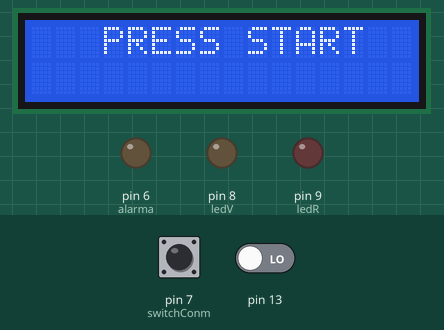
A sketch run on a simulated Arduino Uno, built with avr-gcc and run on an emulated ATmega328P. On the bench: 16×2 character LCD, output pins drawn as LEDs (lit = HIGH). Inputs (shaded band) come from the test bench; at power-on: pin 7 (switchConm) LOW, pin 13 LOW. Random numbers use the default seed unless the sketch sets one.

Above: at 1.2 s.
1.3 s: pin 7 (switchConm) pulled HIGH for 0.85 s
At 2.2 s:
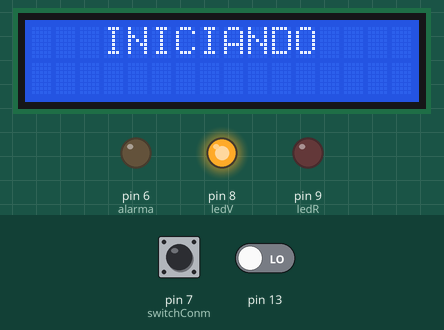
3.9 s: pin 7 (switchConm) pulled HIGH for 3.2 s
At 6.6 s:
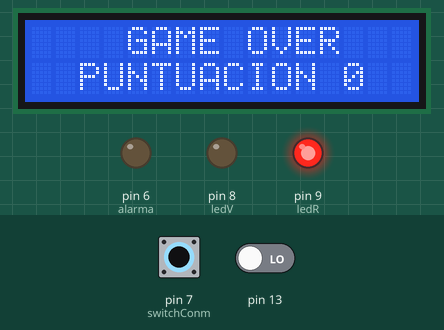
8.6 s: pin 7 (switchConm) pulled HIGH for 0.85 s
At 9.6 s:
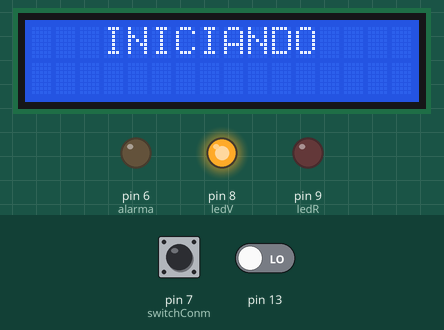
11.3 s: pin 7 (switchConm) driven HIGH and pin 13 driven HIGH
At 13.02 s:
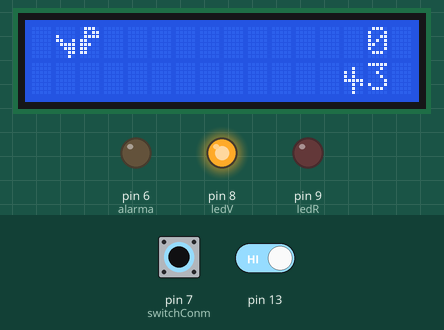
14.8 s: pin 13 driven LOW
At 14.94 s:
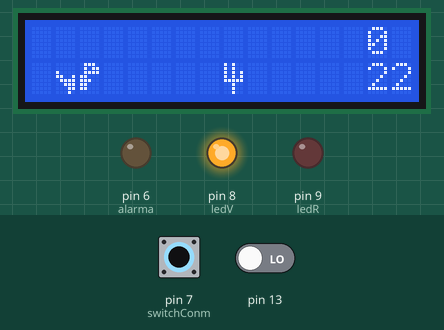
16.9 s: pin 7 (switchConm) driven LOW
At 18.8 s:
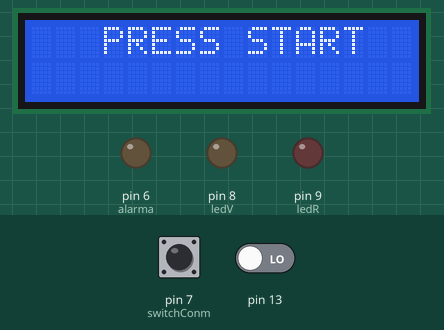
Timing chart, 0 to 20.3 s (numbered marks = the images above; inputs shaded):
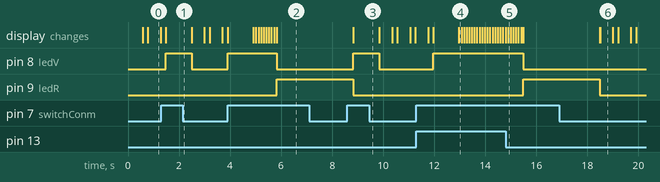

Measured:
- after the input at 1.3 s, pin 8 (ledV): LOW → HIGH after 0.18 s, → LOW 1.0 s later
- after the input at 3.9 s, pin 8 (ledV): LOW → HIGH at once, → LOW 1.9 s later; pin 9 (ledR): LOW → HIGH after 1.9 s
- after the input at 8.6 s, pin 8 (ledV): LOW → HIGH after 0.23 s, → LOW 1.0 s later
- after the input at 11.3 s, pin 8 (ledV): LOW → HIGH after 0.66 s
- after the input at 14.8 s, pin 8 (ledV): HIGH → LOW after 0.69 s; pin 9 (ledR): LOW → HIGH after 0.69 s
- what the display in image 0 shows lasts 0.5 s, from 0.8 s to 1.3 s

The sketch:

C_digo_Fuente.ino
```cpp
// C++ code

#include <LiquidCrystal.h>

LiquidCrystal lcd(12, 11, 5, 4, 3, 2);

// Frame del Dinosaurio
byte DINO_PARADO_PARTE_1[8] = {B00000, B00000, B10000, B11001, B01111, B00111, B00011, B00010};
byte DINO_PARADO_PARTE_2[8] = {B01110, B01011, B01111, B11000, B11100, B11000, B11000, B01000};
byte DINO_PIE_DERE_PART_1[8] = {B00000, B00000, B10000, B11001, B01111, B00111, B00011, B00010};
byte DINO_PIE_DERE_PART_2[8] = {B01110, B01011, B01111, B11000, B11100, B11000, B11000, B00000};
byte DINO_PIE_IZQU_PART_1[8] = {B00000, B00000, B10000, B11001, B01111, B00111, B00011, B00000};
byte DINO_PIE_IZQU_PART_2[8] = {B01110, B01011, B01111, B11000, B11100, B11000, B11000, B01000};

// Frame de los cactus
byte DOS_RAMAS_PART_1[8] = {B10100, B10100, B10101, B10101, B11111, B00100, B00100, B00100};
byte DOS_RAMAS_PART_2[8] = {B00100, B00101, B00101, B10101, B11111, B00100, B00100, B00100};
byte DOS_RAMAS_PART_3[8] = {B00000, B00100, B10100, B10100, B11111, B00101, B00100, B00100};

// Frame de la ave
byte AVE_ALAS_PART1[8] = {B00001, B00001, B00100, B01110, B11111, B00001, B00001, B00000};
byte AVE_ALAS_PART2[8] = {B00000, B10000, B11000, B11100, B11111, B11100, B11110, B11000};
byte AVE_ALAS2_PART1[8] = {B00100, B01110, B11111, B00011, B00001, B00001, B00001, B00001};
byte AVE_ALAS2_PART2[8] = {B00000, B11000, B11111, B11100, B11110, B11000, B10000, B00000};

// Deninición de variables
int columna_dino1 = 1;
int columna_dino2 = 2;
int fila_dino = 1;
unsigned long reloj = 0; // para usar la funcion millis en vez de delay
int periodo = 100;       // es el periodo en milisegundo
int flag = 1;
int fila_rama = 0;
int columna_rama = 13;
int periodo2 = 100;
unsigned long reloj2 = 0;
int a = 0;
int b = 1;
int c = 2;
int d = 0;
unsigned long reloj3 = 0;
int periodo3 = 100;
int puntos = 0;
int punto2 = 0;
int numerorandom = 0;
int columnaave = 13;
int senalactual = 0;
int senalantigua = 0;
int e = 13;
int aceleracion = 1;
int switchConm = 7;
int switchValue = 0;
int ledV = 8;
int ledR = 9;
int alarma = 6;
bool nuevoJuego = false;

void setup()
{
    lcd.begin(16, 2);
    lcd.createChar(0, DINO_PARADO_PARTE_1);
    lcd.createChar(1, DINO_PARADO_PARTE_2);
    lcd.createChar(2, DINO_PIE_DERE_PART_1);
    lcd.createChar(3, DINO_PIE_DERE_PART_2);
    lcd.createChar(4, DINO_PIE_IZQU_PART_1);
    lcd.createChar(5, DINO_PIE_IZQU_PART_2);

    pinMode(switchConm, INPUT);
    pinMode(ledV, OUTPUT);
    pinMode(ledR, OUTPUT);
    pinMode(alarma, OUTPUT);

    numerorandom = random(0, 4); // Se inicializa el random con el tipo de obstáculo
}
void loop()
{

    // Lee el Switch
    switchValue = digitalRead(switchConm);

    // Se enciende el juego
    if (switchValue == 1)
    {

        digitalWrite(ledV, HIGH);
        digitalWrite(ledR, LOW);

        if (nuevoJuego == false)
        {

            lcd.clear();
            lcd.setCursor(3, 0);
            lcd.print("INICIANDO");
            delay(1000);
            lcd.clear();

            nuevoJuego = true;
        }

        // Retardo para los pies del dinosaurio
        if (millis() > reloj + periodo)
        {
            reloj = millis();
            if (flag == 1)
            {
                flag = 2;
            }
            else if (flag == 2)
            {
                flag = 1;
            }
        }

        // Retardo para la velocidad de los obstáculos
        if (millis() > reloj2 + periodo2)
        {
            reloj2 = millis();

            columna_rama = columna_rama - 1;
            if (columna_rama < 0)
            {
                columna_rama = 13;
                periodo2 = periodo2 - aceleracion; // aceleracion
                numerorandom = random(0, 4);       // se obtiene un nuevo random; ya que, es cada vez que regresa a la columna 13
            }

            e = columna_rama + 1;
            lcd.setCursor(e, 1); // limpio abajo
            lcd.print(" ");

            e = columna_rama + 1;
            lcd.setCursor(e, 0); // limpio arriba
            lcd.print(" ");

            lcd.setCursor(0, 1); // limpio arriba
            lcd.print(" ");

            lcd.setCursor(0, 0);
            lcd.print(" ");

            a = 1;
        }

        if (d == 0)
        {
            if (flag == 1)
            {
                lcd.setCursor(columna_dino1, fila_dino);
                lcd.write(byte(2));
                lcd.setCursor(columna_dino2, fila_dino);
                lcd.write(byte(3));
            }
            if (flag == 2)
            {
                lcd.setCursor(columna_dino1, fila_dino);
                lcd.write(byte(4));
                lcd.setCursor(columna_dino2, fila_dino);
                lcd.write(byte(5));
            }
        }

        if (a == 1)
        {
            // Seleccione como obstáculo el cactus 1
            if (numerorandom == 1)
            {
                fila_rama = 1;
                lcd.createChar(6, DOS_RAMAS_PART_1);
                lcd.setCursor(columna_rama, fila_rama);
                lcd.write(byte(6));
            }

            // Seleccione como obstáculo el cactus 2
            else if (numerorandom == 2)
            {
                fila_rama = 1;
                lcd.createChar(7, DOS_RAMAS_PART_2);
                lcd.setCursor(columna_rama, fila_rama);
                lcd.write(byte(7));
            }

            // Seleccione como obstáculo el cactus 3
            else if (numerorandom == 3)
            {
                fila_rama = 1;
                lcd.createChar(8, DOS_RAMAS_PART_3);
                lcd.setCursor(columna_rama, fila_rama);
                lcd.write(byte(8));
            }

            // Seleccione como obstáculo el ave
            else
            {
                columnaave = columna_rama;
                columnaave = columnaave - 1;
                fila_rama = 0;

                if (flag == 1)
                {

                    lcd.createChar(6, AVE_ALAS_PART1);
                    lcd.setCursor(columnaave, fila_rama);
                    lcd.write(byte(6));

                    lcd.createChar(7, AVE_ALAS_PART2);
                    lcd.setCursor(columna_rama, fila_rama); // columna rama porque debe estar a la izquierda de columan ave
                    lcd.write(byte(7));
                }
                if (flag == 2)
                {

                    lcd.createChar(8, AVE_ALAS2_PART1);
                    lcd.setCursor(columnaave, fila_rama);
                    lcd.write(byte(8));

                    lcd.createChar(9, AVE_ALAS2_PART2);
                    lcd.setCursor(columna_rama, fila_rama); // columna rama porque debe estar a la izquierda de columan ave
                    lcd.write(byte(9));
                }
            }

            a = 0;
        }

        // Condiciones de choque
        // Si ocurre en el priner renglon (Arriba)
        if (digitalRead(13) == HIGH && (columna_rama == 1 || columna_rama == 2 || columnaave == 1 || columnaave == 2) && fila_rama == 0)
        {

            nuevoJuego = false;

            digitalWrite(ledV, LOW);
            digitalWrite(ledR, HIGH);

            lcd.clear();
            lcd.setCursor(4, 0);
            lcd.print("GAME OVER");
            lcd.setCursor(2, 1);
            lcd.print("PUNTUACION ");
            lcd.print(punto2);
            delay(3000);
            lcd.clear();
            columna_rama = 15;
            periodo2 = 100;
            puntos = 0;
            punto2 = 0;
            periodo2 = 100;
        }

        // Si ocurre en segundo renglon (Abajo)
        if ((columna_rama == b || columna_rama == c) && fila_rama == 1)
        {
            nuevoJuego = false;

            digitalWrite(ledV, LOW);
            digitalWrite(ledR, HIGH);

            lcd.clear();
            lcd.setCursor(4, 0);
            lcd.print("GAME OVER");
            lcd.setCursor(2, 1);
            lcd.print("PUNTUACION ");
            lcd.print(punto2);
            delay(3000);
            lcd.clear();
            columna_rama = 15;
            periodo2 = 100;
            puntos = 0;
            punto2 = 0;
            periodo2 = 100;
        }

        // Cambio de renglon (Salto)
        if (digitalRead(13) == HIGH)
        {

            b = 50; // bc con un un valor mayor a 15 para que no coincida con el movimiento de la columna
            c = 50;

            if (d == 0)
            {
                lcd.setCursor(0, 1); // LIMPIA ABAJO
                lcd.print("    ");
            }
            d = 1;

            lcd.setCursor(columna_dino1, 0);
            lcd.write(byte(2));
            lcd.setCursor(columna_dino2, 0);
            lcd.write(byte(3));
        }
        else
        {
            b = 1; // que regrese a su valor de inicio
            c = 2;
            d = 0;
        }

        // Retardo para la suma de puntos
        if (millis() > reloj3 + periodo3)
        {
            reloj3 = millis();
            lcd.setCursor(14, 1);
            lcd.print(puntos);

            puntos = puntos + 1;

            if (puntos == 100)
            {
                puntos = 0;
                punto2 = punto2 + 1;

                tone(alarma, 2500);
                delay(200);
                noTone(alarma);
            }
        }
        lcd.setCursor(14, 1);
        lcd.print(puntos);
        lcd.setCursor(14, 0);
        lcd.print(punto2);

        // detector de cambio de estado
        senalactual = digitalRead(13);
        if (senalactual != senalantigua)
        {
            lcd.setCursor(1, 0);
            lcd.print("  ");
        }
        senalantigua = senalactual;
    }

    // Se espera que el juego comience
    else
    {
        nuevoJuego = false;

        digitalWrite(ledV, LOW);
        digitalWrite(ledR, LOW);

        lcd.clear();
        lcd.setCursor(3, 0);
        lcd.print("PRESS START");
        delay(500);
        lcd.clear();
        delay(200);
    }
}
```
